Frame 1 (no input): blank canvas, image omitted
Frame 60 (the mouse pressed at the canvas centre just before this capture): blank canvas, image omitted
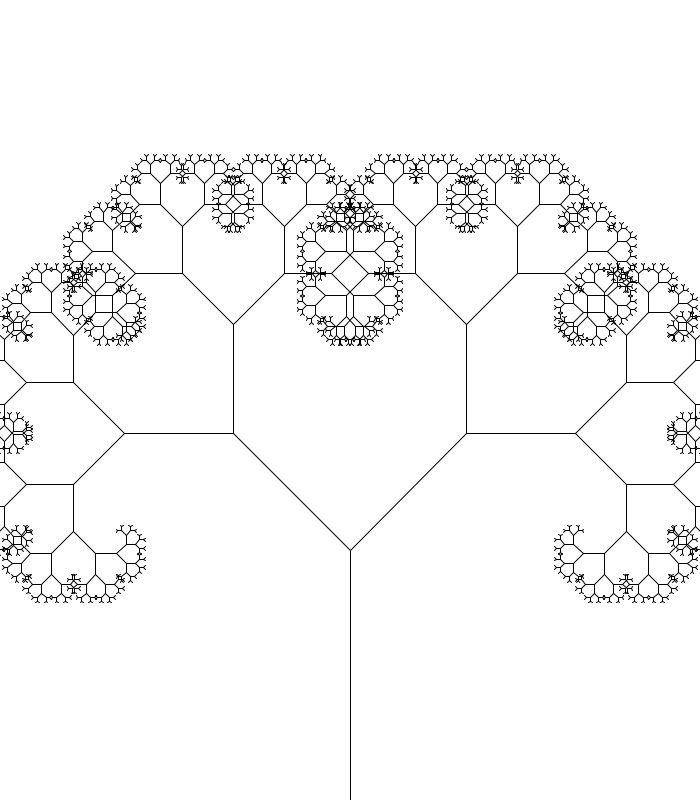
Frame 120 (the mouse held since frame 60 and released just before this capture)

The Processing sketch whose frames 1 and 60 were blank and that drew this single picture after the mouse press (run headless with seeded random() and noise(); from frame 60 on, the mouse is pressed at the canvas centre):

// Processing sketch: Classwork_Sketch_One
// ── Classwork_Sketch_One.pde
float theta = 0;

void setup(){
  size(700,800);
}

void draw(){
  background(255);
  theta = map(mouseX,0,width,0,PI/2);
  strokeWeight(1);
  translate(width/2,height);
  branch(250);
}

void branch(float len) {
  line(0,0,0,-len);
  translate (0,-len);
  len *= .66;
  if (len > 2){
  pushMatrix();
  rotate(theta);
  branch(len);
  popMatrix();
  
  pushMatrix();
  rotate(-theta);
  branch(len);
  popMatrix();
  }
  
  
}
